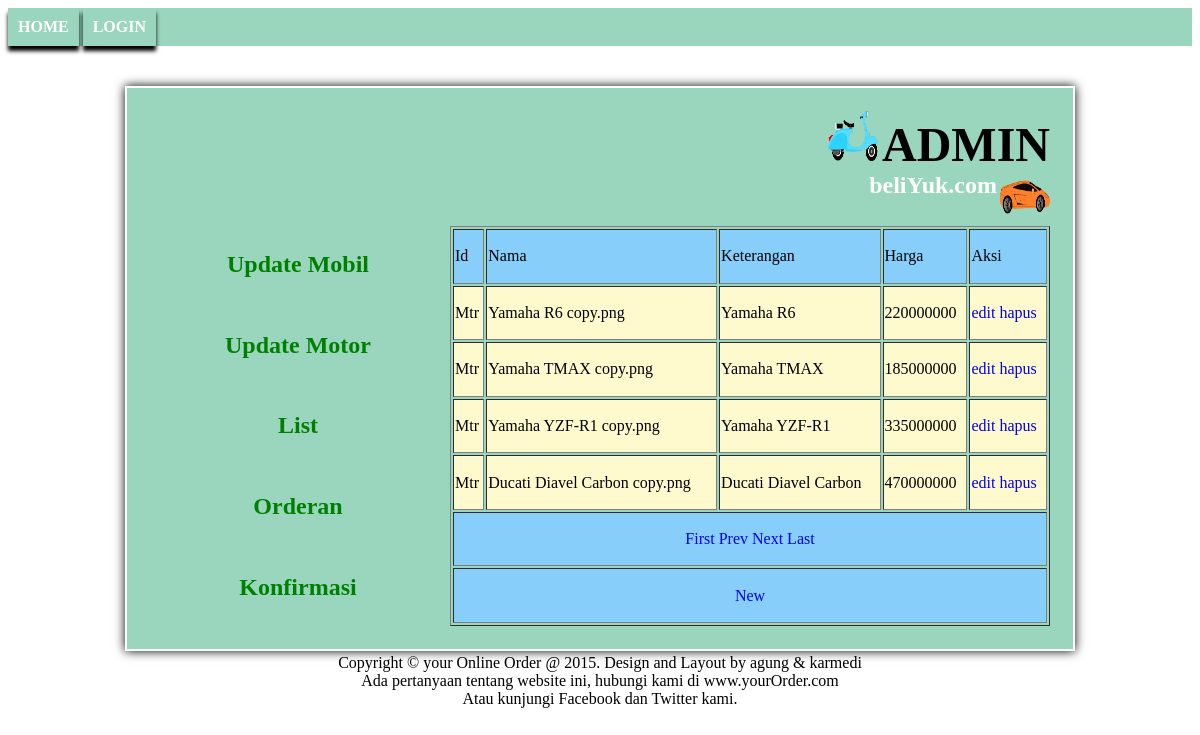
Page /Admin/haladmin.php?page=updatemtr on the committed database.
### tables this page shows
CREATE TABLE IF NOT EXISTS `orderan` (
  `id` varchar(20) NOT NULL,
  `nama` varchar(50) NOT NULL,
  `ket` varchar(100) NOT NULL,
  `Harga` int(200) NOT NULL
);

### Admin/updatemtr.php (the view, shortened to what this page needs)
<table border="1" width="600" height="400" align="center">
	<tr bgcolor="#87cefa">
	<td>Id</td>
	<td>Nama</td>
	<td>Keterangan</td>
	<td>Harga</td>
	<td>Aksi</td>
	</tr>
<?php
	$query="select * from orderan where id='Mtr'";
	$hasil = mysql_query($query) or die (mysql_error());
	$jumlah_baris = mysql_num_rows($hasil);
	$jumlah_record_per_page = 4;
	$jumlah_page = ceil($jumlah_baris/$jumlah_record_per_page);
	if(!isset($_GET['page_num'])){
		$page_num=1;
	}
	$start_num= ($page_num-1)*$jumlah_record_per_page;
	$query= "select * from orderan where id='Mtr' LIMIT ".$start_num.",".$jumlah_record_per_page."";
	$hasil= mysql_query($query) or die (mysql_error());
	while ($data = mysql_fetch_array($hasil))
	{
		echo "<tr bgcolor='#fffacd'>
	<td>".$data['id']."</td>
	<td>".$data['nama']."</td>
	<td>".$data['ket']."</td>
	<td>".$data['Harga']."</td>
	<td>
		<a href='haladmin.php?page=edit_motor&nama=".$data['nama']."'>edit</a>
			<a href='hapus_mtr.php?nama=".$data['nama']."'>hapus</a>
		</td>
	</tr>";
	}
	echo "<tr> <td colspan=5 align='center' bgcolor='#87cefa'>";
	echo "<a href='haladmin.php?page=updatemtr&page_num=1'> First </a>";
			if($page_num==1) {
					echo "<a href='haladmin.php?page=updatemtr&page_num=1'> Prev </a>";
				}
			else {
				echo "<a href='haladmin.php?page=updatemtr&page_num=".($page_num-1)."'> Prev </a>";
			}
			if($page_num == $jumlah_page) {
					echo "<a href='haladmin.php?page=updatemtr&page_num=".$jumlah_page."'> Next </a>";
				}
			else {
				echo "<a href='haladmin.php?page=updatemtr&page_num=".($page_num+1)."'> Next </a>";
			}
			echo "<a href='haladmin.php?page=updatemtr&page_num=".$jumlah_page."'> Last </a>";
	echo "</td> </tr>";
	echo "<tr> <td colspan=5 align='center' bgcolor='#87cefa'>";
	echo "<a href='haladmin.php?page=new_produk'> New </a>";
	echo "</td> </tr>";
?>
</table>

### Css/home.css (style rules this page uses)
a { text-decoration: none; }

### rows in the picture
orderan: id "Mtr", nama "Yamaha R6 copy.png", ket "Yamaha R6", Harga "220000000"
orderan: id "Mtr", nama "Yamaha TMAX copy.png", ket "Yamaha TMAX", Harga "185000000"
orderan: id "Mtr", nama "Yamaha YZF-R1 copy.png", ket "Yamaha YZF-R1", Harga "335000000"
orderan: id "Mtr", nama "Ducati Diavel Carbon copy.png", ket "Ducati Diavel Carbon", Harga "470000000"
